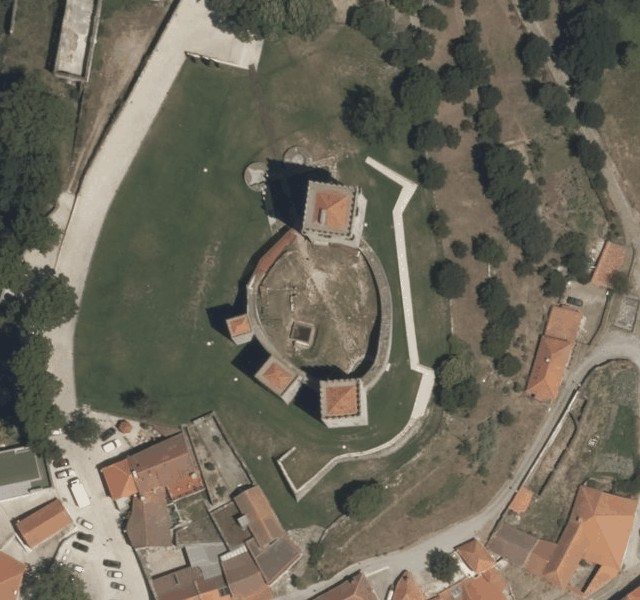
#> input picture pipeline/maquetas/montalegre/dados/orto.jpg, 640 x 600 px
$ python imagens.py dados/orto.jpg
#> lines starting #> are read from the running program, lines starting #| are printed output that depends on the picture
"""Imagens da ficha de Montalegre: fotografias do Wikimedia Commons (licença livre), o ortofotomapa de 2021 da DGT
e o relevo sombreado do MDS, na área da maqueta.

Uso: python3 pipeline/maquetas/montalegre/imagens.py [PASTA_DAS_FOTOS_DO_COMMONS]
     →  public/imagens/montalegre/*.jpg

Com PASTA_DAS_FOTOS_ENVIADAS (/mnt/project-files/uploads/hearth), copia também as fotografias cedidas ao castelos.site
(autorização do autor do projeto, 2026-11-04); o cartaz e as capturas de sites ficam de fora.
"""
import sys
from pathlib import Path

import numpy as np
from PIL import Image, ImageOps
from scipy import ndimage

AQUI = Path(__file__).resolve().parent
SAIDA = AQUI.parents[2] / "public" / "imagens" / "montalegre"
SAIDA.mkdir(parents=True, exist_ok=True)

COMMONS = {  # ficheiro original do Commons → nome na galeria
    "Castelo_de_Montalegre_2020_01.jpg": "castelo-2020",
    "Castelo_de_Montalegre_-_Portugal_%2811024635733%29.jpg": "castelo-2013",
    "Torre_de_Menagem_do_Castelo_de_Montalegre.jpg": "torre-de-menagem",
    "Castelo_de_Montalegre_2020_05.jpg": "patio-2020",
}
ENVIADAS = {
    "62d1c50a-d581-4260-bcd5-6011b7a8702b": "drone-sul",
    "4f30befa-80d5-4b31-9814-c59afcbf847b": "drone-nascente",
    "f05bfa9d-a399-41bf-8702-a15b79c3650b": "do-alto-da-torre-sueste",
    "05d9fb42-46e0-4fed-9495-13d2183b16c7": "passadico-norte",
    "0e257373-bd53-4bd9-a21b-e0adaefdf1b9": "torre-e-escada",
    "3b33ddbf-6155-42d4-b9ca-9689df52dafd": "de-poente",
}
for pasta in sys.argv[1:]:
    for k, nome in {**COMMONS, **ENVIADAS}.items():
        f = Path(pasta) / k
        if not f.exists():
            continue
        im = ImageOps.exif_transpose(Image.open(f)).convert("RGB")
        im.thumbnail((1600, 1600), Image.LANCZOS)
        im.save(SAIDA / f"{nome}.jpg", quality=84)
        print(nome, im.size)

# ortofotomapa e relevo: 110 × 110 m, a área da maqueta (norte para cima)
d = np.load(AQUI / "dados" / "lidar.npz")
#> (reads pipeline/maquetas/montalegre/dados/lidar.npz from the repository)
passo, x0, y0 = float(d["passo"]), float(d["x0"]), float(d["y0"])
mds = d["mds"] / 100.0 + float(d["base"])
XA, XB, YA, YB = -58.0, 52.0, -78.0, 32.0
orto = Image.open(AQUI / "dados" / "orto.jpg").convert("RGB")  # 25 cm, x -85..75, y -95..55
#> orto is the input picture: PIL image 640x600 RGB; mean R, G, B 109.2, 104.7, 90.6
op = 0.25
tam = (1200, 1200)
orto.crop((int((XA + 85) / op), int((55 - YB) / op), int((XB + 85) / op), int((55 - YA) / op))).resize(tam, Image.LANCZOS).save(
    SAIDA / "ortofotomapa-2021.jpg", quality=86)
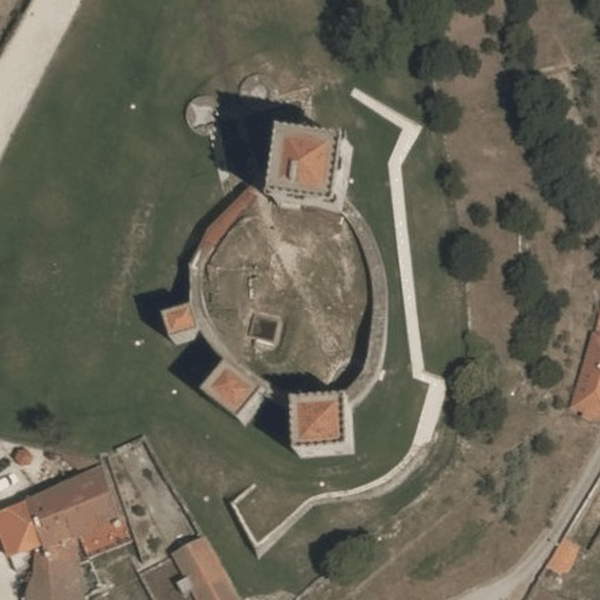
#> saved as ortofotomapa-2021.jpg: PIL image 1200x1200 RGB (shown at 1/2 size); mean R, G, B 102.7, 99.9, 85.4
c0, c1 = int((XA - x0) / passo), int((XB - x0) / passo)
r0, r1 = int((YA - y0) / passo), int((YB - y0) / passo)
m = np.flipud(mds[r0:r1, c0:c1])  # linha 0 = norte
gy, gx = np.gradient(ndimage.gaussian_filter(m, 0.6), passo)
gy = -gy
az, alt = np.radians(315), np.radians(45)
declive = np.arctan(np.hypot(gx, gy))
aspecto = np.arctan2(-gx, gy)
sombra = np.clip(np.sin(alt) * np.cos(declive) + np.cos(alt) * np.sin(declive) * np.cos(az - aspecto), 0, 1)
alt_n = np.clip((m - 1000) / 40, 0, 1)
cor = np.stack([0.55 + 0.4 * alt_n, 0.6 + 0.3 * alt_n, 0.62 + 0.18 * alt_n], -1)
img = (cor * (0.25 + 0.85 * sombra[..., None])).clip(0, 1)
Image.fromarray((img * 255).astype(np.uint8)).resize(tam, Image.LANCZOS).save(SAIDA / "relevo-lidar.jpg", quality=86)
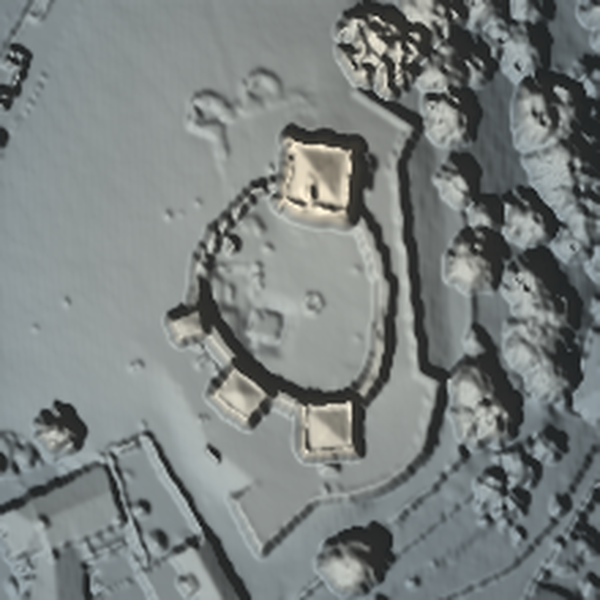
#> saved as relevo-lidar.jpg: PIL image 1200x1200 RGB (shown at 1/2 size); mean R, G, B 122.4, 128.1, 127.2
print("ok")
